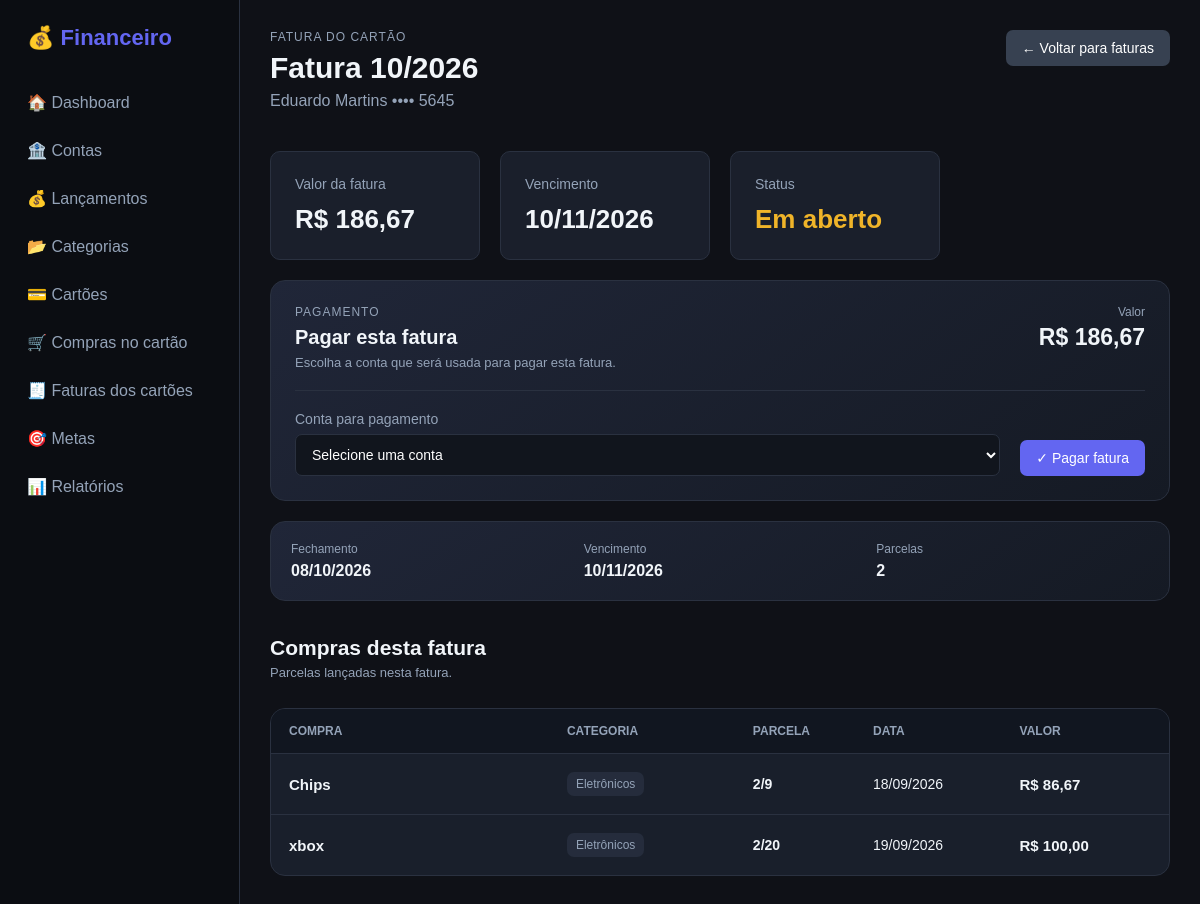
/faturas-cartao/fatura/2, run on the app's committed database.
### models/fatura_cartao.py (models this page shows, shortened)
class FaturaCartao(db.Model):
    __tablename__ = "faturas_cartao"
    id = db.Column(
        db.Integer,
        primary_key=True
    )
    cartao_id = db.Column(
        db.Integer,
        db.ForeignKey(
            "cartoes.id"
        ),
        nullable=False
    )
    mes_referencia = db.Column(
        db.Integer,
        nullable=False
    )
    ano_referencia = db.Column(
        db.Integer,
        nullable=False
    )
    data_fechamento = db.Column(
        db.Date,
        nullable=False
    )
    data_vencimento = db.Column(
        db.Date,
        nullable=False
    )
    valor_total = db.Column(
        db.Numeric(12, 2),
        nullable=False,
        default=0
    )
    status = db.Column(
        db.String(20),
        nullable=False,
        default="aberta"
    )
    data_pagamento = db.Column(
        db.DateTime,
        nullable=True
    )
    criado_em = db.Column(
        db.DateTime,
        default=datetime.utcnow
    )
    cartao = db.relationship(
        "Cartao",
        back_populates="faturas"
    )
    parcelas = db.relationship(
        "ParcelaCartao",
        back_populates="fatura"
    )

### models/cartao.py (models this page shows, shortened)
class Cartao(db.Model):
    __tablename__ = "cartoes"
    id = db.Column(
        db.Integer,
        primary_key=True
    )
    nome = db.Column(
        db.String(100),
        nullable=False
    )
    banco = db.Column(
        db.String(100),
        nullable=False
    )
    ultimos_digitos = db.Column(
        db.String(4),
        nullable=True
    )
    limite = db.Column(
        db.Numeric(12, 2),
        nullable=False,
        default=0
    )
    dia_fechamento = db.Column(
        db.Integer,
        nullable=False
    )
    dia_vencimento = db.Column(
        db.Integer,
        nullable=False
    )
    ativo = db.Column(
        db.Boolean,
        nullable=False,
        default=True
    )
    criado_em = db.Column(
        db.DateTime,
        default=datetime.utcnow
    )
    faturas = db.relationship(
        "FaturaCartao",
        back_populates="cartao",
        cascade="all, delete-orphan"
    )

### models/parcela_cartao.py (models this page shows, shortened)
class ParcelaCartao(db.Model):
    __tablename__ = "parcelas_cartao"
    id = db.Column(
        db.Integer,
        primary_key=True
    )
    compra_id = db.Column(
        db.Integer,
        db.ForeignKey(
            "compras_cartao.id"
        ),
        nullable=False
    )
    fatura_id = db.Column(
        db.Integer,
        db.ForeignKey(
            "faturas_cartao.id"
        ),
        nullable=True
    )
    numero = db.Column(
        db.Integer,
        nullable=False
    )
    total_parcelas = db.Column(
        db.Integer,
        nullable=False
    )
    valor = db.Column(
        db.Numeric(12, 2),
        nullable=False
    )
    data_prevista = db.Column(
        db.Date,
        nullable=False
    )
    status = db.Column(
        db.String(20),
        nullable=False,
        default="aberta"
    )
    pago = db.Column(
        db.Boolean,
        nullable=False,
        default=False
    )
    data_pagamento = db.Column(
        db.DateTime,
        nullable=True
    )
    criado_em = db.Column(
        db.DateTime,
        default=datetime.utcnow
    )
    compra = db.relationship(
        "CompraCartao",
        back_populates="parcelas_relacionadas"
    )
    fatura = db.relationship(
        "FaturaCartao",
        back_populates="parcelas"
    )

### models/compra_cartao.py (models this page shows, shortened)
class CompraCartao(db.Model):
    __tablename__ = "compras_cartao"
    id = db.Column(
        db.Integer,
        primary_key=True
    )
    descricao = db.Column(
        db.String(200),
        nullable=False
    )
    valor_total = db.Column(
        db.Numeric(12, 2),
        nullable=False
    )
    data_compra = db.Column(
        db.Date,
        nullable=False
    )
    parcelas = db.Column(
        db.Integer,
        nullable=False,
        default=1
    )
    cartao_id = db.Column(
        db.Integer,
        db.ForeignKey("cartoes.id"),
        nullable=False
    )
    categoria_id = db.Column(
        db.Integer,
        db.ForeignKey("categorias.id"),
        nullable=False
    )
    observacao = db.Column(
        db.Text,
        nullable=True
    )
    criado_em = db.Column(
        db.DateTime,
        default=datetime.utcnow
    )
    cartao = db.relationship(
        "Cartao",
        backref="compras"
    )
    categoria = db.relationship(
        "Categoria",
        backref="compras_cartao"
    )
    parcelas_relacionadas = db.relationship(
        "ParcelaCartao",
        back_populates="compra",
        cascade="all, delete-orphan",
        order_by="ParcelaCartao.numero"
    )

### models/categoria.py (models this page shows, shortened)
class Categoria(db.Model):
    __tablename__ = "categorias"
    id = db.Column(
        db.Integer,
        primary_key=True
    )
    nome = db.Column(
        db.String(100),
        nullable=False
    )
    tipo = db.Column(
        db.String(20),
        nullable=False
    )
    ativa = db.Column(
        db.Boolean,
        default=True
    )
    lancamentos = db.relationship(
        "Lancamento",
        back_populates="categoria",
        lazy=True
    )

### routes/faturas_cartao.py (the view)
@faturas_cartao_bp.route(
    "/fatura/<int:id>"
)
def detalhes(id):
    fatura = FaturaCartao.query.get_or_404(
        id
    )
    parcelas = sorted(
        fatura.parcelas,
        key=lambda parcela: (
            parcela.data_prevista,
            parcela.numero
        )
    )
    contas = (
        Conta.query
        .filter_by(
            ativa=True
        )
        .order_by(
            Conta.nome
        )
        .all()
    )
    return render_template(
        "fatura_cartao_detalhes.html",
        fatura=fatura,
        parcelas=parcelas,
        contas=contas
    )

### app.py (called while the page is built)
def formatar_moeda(valor):
    try:
        valor = float(valor or 0)
    except (TypeError, ValueError):
        valor = 0.0
    negativo = valor < 0
    valor = abs(valor)
    texto = f"{valor:,.2f}"
    texto = texto.replace(",", "X").replace(".", ",").replace("X", ".")
    if negativo:
        texto = "-" + texto
    return texto

### models/conta.py (called while the page is built)
    def saldo_atual(self):
        saldo = float(self.saldo_inicial or 0)
        for lancamento in self.lancamentos:
            if lancamento.status != "pago":
                continue
            valor = float(lancamento.valor or 0)
            if lancamento.tipo == "receita":
                saldo += valor
            else:
                saldo -= valor
        return saldo

### templates/fatura_cartao_detalhes.html (shortened to what this page needs)
{% extends "base.html" %}
{% block content %}
<div class="page-header fatura-page-header">
    <div>
        <span class="details-label">
            FATURA DO CARTÃO
        </span>
        <h1>
            Fatura
            {{ "%02d"|format(fatura.mes_referencia) }}/{{ fatura.ano_referencia }}
        </h1>
        <p>
            {{ fatura.cartao.nome }}
            {% if fatura.cartao.ultimos_digitos %}
                •••• {{ fatura.cartao.ultimos_digitos }}
            {% endif %}
        </p>
    </div>
    <div class="details-header-actions">
        <a
            href="{{ url_for(
                'faturas_cartao.faturas_cartao',
                cartao_id=fatura.cartao.id
            ) }}"
            class="btn btn-secondary"
        >
            ← Voltar para faturas
        </a>
    </div>
</div>
<div class="cards fatura-summary">
    <div class="card">
        <span class="card-title">
            Valor da fatura
        </span>
        <strong>
            R$ {{ fatura.valor_total|moeda }}
        </strong>
    </div>
    <div class="card">
        <span class="card-title">
            Vencimento
        </span>
        <strong>
            {{ fatura.data_vencimento.strftime(
                "%d/%m/%Y"
            ) }}
        </strong>
    </div>
    <div class="card">
        <span class="card-title">
            Status
        </span>
        {% if fatura.status == "paga" %}
            <strong class="fatura-status-text pago">
                Paga
            </strong>
        {% else %}
            <strong class="fatura-status-text aberta">
                Em aberto
            </strong>
        {% endif %}
    </div>
</div>
{% if fatura.status != "paga" %}
<div class="fatura-payment-card">
    <div class="fatura-payment-header">
        <div>
            <span class="details-label">
                PAGAMENTO
            </span>
            <h2>
                Pagar esta fatura
            </h2>
            <p>
                Escolha a conta que será usada para pagar
                esta fatura.
            </p>
        </div>
        <div class="fatura-payment-value">
            <span>
                Valor
            </span>
            <strong>
                R$ {{ fatura.valor_total|moeda }}
            </strong>
        </div>
    </div>
    <form
        method="POST"
        action="{{ url_for(
            'faturas_cartao.pagar',
            id=fatura.id
        ) }}"
    >
        <div class="fatura-payment-form">
            <div class="form-group">
                <label for="conta_id">
                    Conta para pagamento
                </label>
                <select
                    name="conta_id"
                    id="conta_id"
                    required
                >
                    <option value="">
                        Selecione uma conta
                    </option>
                </select>
            </div>
            <div class="fatura-payment-action">
                <button
                    type="submit"
                    class="btn btn-primary"
                    onclick="return confirm(
                        'Confirma o pagamento desta fatura?'
                    );"
                >
                    ✓ Pagar fatura
                </button>
            </div>
        </div>
    </form>
</div>
{% endif %}
<div class="fatura-info-panel">
    <div>
        <span>
            Fechamento
        </span>
        <strong>
            {{ fatura.data_fechamento.strftime(
                "%d/%m/%Y"
            ) }}
        </strong>
    </div>
    <div>
        <span>
            Vencimento
        </span>
        <strong>
            {{ fatura.data_vencimento.strftime(
                "%d/%m/%Y"
            ) }}
        </strong>
    </div>
    <div>
        <span>
            Parcelas
        </span>
        <strong>
            {{ parcelas|length }}
        </strong>
    </div>
</div>
<div class="section-header fatura-section-header">
    <div>
        <h2>
            Compras desta fatura
        </h2>
        <p>
            Parcelas lançadas nesta fatura.
        </p>
    </div>
</div>
{% if parcelas %}
<div class="fatura-compras-table">
    <div class="fatura-table-header">
        <div>
            Compra
        </div>
        <div>
            Categoria
        </div>
        <div>
            Parcela
        </div>
        <div>
            Data
        </div>
        <div>
            Valor
        </div>
    </div>
    {% for parcela in parcelas %}
        <div class="fatura-table-row">
            <div class="fatura-compra-info">
                <strong>
                    {{ parcela.compra.descricao }}
                </strong>
            </div>
            <div>
                {% if parcela.compra.categoria %}
                    <span class="fatura-category">
                        {{ parcela.compra.categoria.nome }}
                    </span>
                {% else %}
                    <span class="table-note">
                        Sem categoria
                    </span>
                {% endif %}
            </div>
            <div>
                <strong>
                    {{ parcela.numero }}/{{ parcela.total_parcelas }}
                </strong>
            </div>
            <div>
                {% if parcela.data_prevista %}
                    {{ parcela.data_prevista.strftime(
                        "%d/%m/%Y"
                    ) }}
                {% else %}
                    —
                {% endif %}
            </div>
            <div>
                <strong class="fatura-parcela-valor">
                    R$ {{ parcela.valor|moeda }}
                </strong>
            </div>
        </div>
    {% endfor %}
</div>
{% endif %}
{% endblock %}

### data on the page
FaturaCartao: mes_referencia "10", ano_referencia "2026", valor_total|moeda "186,67", data_vencimento "10/11/2026", data_fechamento "08/10/2026"
Cartao: cartao.nome "Eduardo Martins", cartao.ultimos_digitos "5645"
ParcelaCartao: compra.descricao "Chips", compra.categoria.nome "Eletrônicos", numero "2", total_parcelas "9", data_prevista "18/09/2026", valor|moeda "86,67"
ParcelaCartao: compra.descricao "xbox", compra.categoria.nome "Eletrônicos", numero "2", total_parcelas "20", data_prevista "19/09/2026", valor|moeda "100,00"

### other printed values
{{ parcelas|length }} "2"
